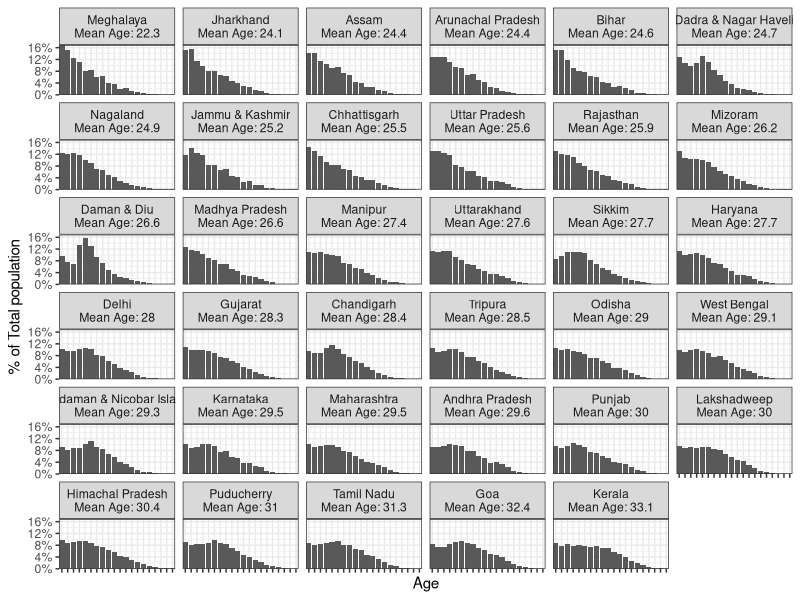
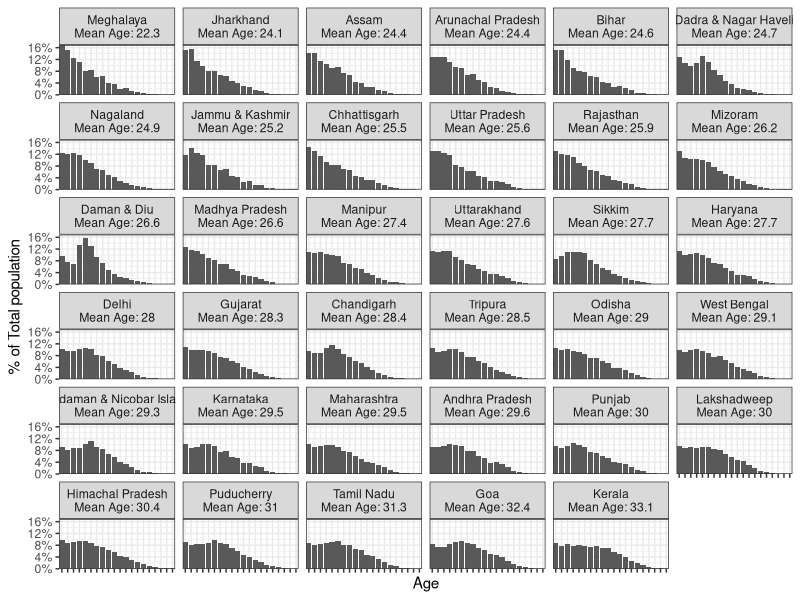

R code for these plots, in order: (Note: this script raises an error after producing the figures.)
library(ggplot2)
library(magrittr)
library(dplyr)
library(stringr)
library(tidyr)
library(svglite)
library(scales)
library(e1071)  

base_data <- readr::read_csv('all_states_data.csv')

# remove 'INDIA' data
base_data <- base_data %>% filter(!(state %in% 'INDIA'))

base_data %>% 
  filter(!(age %in% c('Age not stated', 'All ages'))) %>% 
  mutate(age = ifelse(age %in% '100+', 100, age)) %>% 
  mutate(age = age %>% as.numeric) %>% 
  mutate(age = cut(age,
                   breaks = seq(from = 0, to = 100, by = 5),
                   include.lowest = TRUE)) %>% 
  select(state, age, total_males, total_persons) %>% 
  group_by(state, age) %>% 
  summarise(total_males = sum(total_males),
            total_persons = sum(total_persons)) %>% 
  ungroup %>% 
  mutate(total_females = total_persons - total_males) -> 
  summarised_data

mean_rank <- base_data %>% 
  filter(!(age %in% c('Age not stated', 'All ages'))) %>% 
  mutate(age = ifelse(age %in% '100+', 100, age)) %>% 
  mutate(age = age %>% as.numeric) %>% 
  group_by(state) %>% 
  summarise(mean_age = sum(age*total_persons)/sum(total_persons)) %>% 
  ungroup %>% 
  arrange(mean_age)

library(gganimate)

state_names <- mean_rank$state %>% 
  sapply(. %>% 
           tolower %>% 
           gsub(x = .,
                pattern = "\\b([[:alpha:]])([[:alpha:]]+)",
                replacement = "\\U\\1\\L\\2",
                perl = TRUE)) %>% 
  ifelse(. == 'Nct Of Delhi', 'Delhi', .) %>% 
  unname

state_names <- state_names %>% paste0('\n', "Mean Age: ", mean_rank$mean_age %>% round(1))

toplot <- summarised_data %>% 
  select(state, age, total_persons) %>% 
  mutate(state = factor(state, levels = mean_rank$state, ordered = TRUE, labels = state_names)) %>% 
  mutate(rank = as.numeric(state)) %>% 
  group_by(state) %>% 
  mutate(total_persons = total_persons/sum(total_persons)) %>% 
  ungroup %>% 
  arrange(state, age)

gg <- ggplot(toplot) + 
  geom_bar(aes(x = age, y = total_persons), stat = 'identity') +
  facet_wrap(~state) +
  coord_cartesian(expand = FALSE) +
  theme_bw() +
  theme(axis.text.x = element_text(angle = -90, vjust = 0.5, hjust = 0),
        plot.title = element_text(hjust = 0.5)) +
  ylab('% of Total population') +
  xlab('Age') + 
  scale_y_continuous(labels = function(breaks) breaks %>% multiply_by(100) %>% round(digits = 0) %>% paste0('%')) +
  scale_x_discrete(labels = NULL)

png(filename = 'temp.png', width = 1600, height = 900)
print(gg)
dev.off()

svglite('temp2.svg')
print(gg)
dev.off()

p <- ggplot(toplot, aes(x = age, y = total_persons, frame = rank)) + 
  geom_bar(stat = 'identity', position = "identity", fill = '#66BB6A') +
  coord_cartesian(expand = FALSE, ylim = c(0, max(toplot$total_persons))) +
  theme_bw() +
  theme(axis.text.x = element_text(angle = -90, vjust = 0.5, hjust = 0),
        plot.title = element_text(hjust = 0.5)) +
  ylab('% of Total population') +
  xlab('Age') + 
  geom_label(aes(y = 0.16, x = 20, label = state), vjust = "inward", hjust = "inward", color = '#66BB6A', label.size = 0, size = 7) +
  scale_y_continuous(labels = function(breaks) breaks %>% multiply_by(100) %>% round(digits = 0) %>% paste0('%'))

gganimate(p, "output.html", cumulative = TRUE, title_frame = FALSE)
